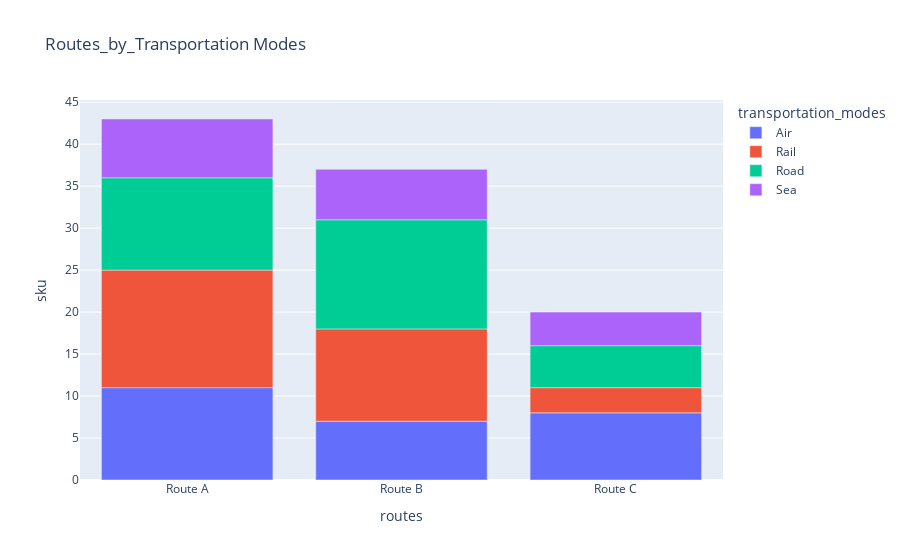

Here is the notebook cell this chart was saved with:
### Code cell
bar_Routes_by_Transportation = px.bar(Routes_by_Transportation, x='routes', y='sku', \
    title='Routes_by_Transportation Modes',color='transportation_modes')
bar_Routes_by_Transportation.show()

### Figure 1 — Plotly figure (JSON) as saved in the notebook; plotly's stock layout.template omitted (floating-point values rounded to 4 significant figures)
{"data": [{"alignmentgroup": "True", "hovertemplate": "transportation_modes=Air<br>routes=%{x}<br>sku=%{y}<extra></extra>", "legendgroup": "Air", "marker": {"color": "#636efa", "pattern": {"shape": ""}}, "name": "Air", "offsetgroup": "Air", "orientation": "v", "showlegend": true, "textposition": "auto", "type": "bar", "x": ["Route A", "Route B", "Route C"], "xaxis": "x", "y": [11, 7, 8], "yaxis": "y"}, {"alignmentgroup": "True", "hovertemplate": "transportation_modes=Rail<br>routes=%{x}<br>sku=%{y}<extra></extra>", "legendgroup": "Rail", "marker": {"color": "#EF553B", "pattern": {"shape": ""}}, "name": "Rail", "offsetgroup": "Rail", "orientation": "v", "showlegend": true, "textposition": "auto", "type": "bar", "x": ["Route A", "Route B", "Route C"], "xaxis": "x", "y": [14, 11, 3], "yaxis": "y"}, {"alignmentgroup": "True", "hovertemplate": "transportation_modes=Road<br>routes=%{x}<br>sku=%{y}<extra></extra>", "legendgroup": "Road", "marker": {"color": "#00cc96", "pattern": {"shape": ""}}, "name": "Road", "offsetgroup": "Road", "orientation": "v", "showlegend": true, "textposition": "auto", "type": "bar", "x": ["Route A", "Route B", "Route C"], "xaxis": "x", "y": [11, 13, 5], "yaxis": "y"}, {"alignmentgroup": "True", "hovertemplate": "transportation_modes=Sea<br>routes=%{x}<br>sku=%{y}<extra></extra>", "legendgroup": "Sea", "marker": {"color": "#ab63fa", "pattern": {"shape": ""}}, "name": "Sea", "offsetgroup": "Sea", "orientation": "v", "showlegend": true, "textposition": "auto", "type": "bar", "x": ["Route A", "Route B", "Route C"], "xaxis": "x", "y": [7, 6, 4], "yaxis": "y"}], "layout": {"autosize": true, "barmode": "relative", "legend": {"title": {"text": "transportation_modes"}, "tracegroupgap": 0}, "title": {"text": "Routes_by_Transportation Modes"}, "xaxis": {"anchor": "y", "autorange": true, "domain": [0, 1], "range": [-0.5, 2.5], "title": {"text": "routes"}, "type": "category"}, "yaxis": {"anchor": "x", "autorange": true, "domain": [0, 1], "range": [0, 45.26], "title": {"text": "sku"}, "type": "linear"}}}
